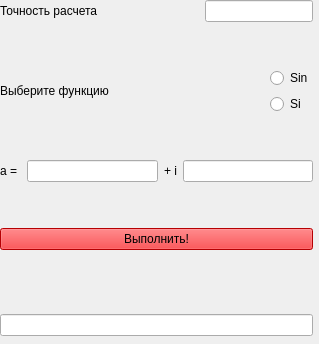
<?xml version="1.0" encoding="UTF-8"?>
<ui version="4.0">
 <class>Interface</class>
 <widget class="QWidget" name="Interface">
  <property name="geometry">
   <rect>
    <x>0</x>
    <y>0</y>
    <width>319</width>
    <height>344</height>
   </rect>
  </property>
  <property name="cursor">
   <cursorShape>ArrowCursor</cursorShape>
  </property>
  <property name="windowTitle">
   <string>Interface</string>
  </property>
  <property name="styleSheet">
   <string notr="true"/>
  </property>
  <widget class="QWidget" name="layoutWidget">
   <property name="geometry">
    <rect>
     <x>0</x>
     <y>0</y>
     <width>313</width>
     <height>336</height>
    </rect>
   </property>
   <layout class="QGridLayout" name="gridLayout_8">
    <item row="0" column="0">
     <layout class="QGridLayout" name="gridLayout_7">
      <item row="0" column="0">
       <layout class="QGridLayout" name="gridLayout_6">
        <item row="1" column="0">
         <spacer name="verticalSpacer_2">
          <property name="orientation">
           <enum>Qt::Vertical</enum>
          </property>
          <property name="sizeHint" stdset="0">
           <size>
            <width>20</width>
            <height>40</height>
           </size>
          </property>
         </spacer>
        </item>
        <item row="2" column="0">
         <layout class="QGridLayout" name="gridLayout_5">
          <item row="0" column="2">
           <widget class="QLabel" name="i_label">
            <property name="text">
             <string>+ i</string>
            </property>
           </widget>
          </item>
          <item row="0" column="3">
           <widget class="QLineEdit" name="im_edit"/>
          </item>
          <item row="0" column="1">
           <widget class="QLineEdit" name="re_edit"/>
          </item>
          <item row="0" column="0">
           <widget class="QLabel" name="a_label">
            <property name="text">
             <string>a = </string>
            </property>
           </widget>
          </item>
         </layout>
        </item>
        <item row="0" column="0">
         <layout class="QGridLayout" name="gridLayout_4">
          <item row="2" column="0">
           <layout class="QGridLayout" name="gridLayout_3">
            <item row="0" column="0">
             <widget class="QLabel" name="choice_label">
              <property name="text">
               <string>Выберите функцию</string>
              </property>
             </widget>
            </item>
            <item row="0" column="2">
             <layout class="QGridLayout" name="gridLayout_2">
              <item row="0" column="0">
               <widget class="QRadioButton" name="sin_but">
                <property name="text">
                 <string>Sin</string>
                </property>
               </widget>
              </item>
              <item row="1" column="0">
               <widget class="QRadioButton" name="si_but">
                <property name="text">
                 <string>Si</string>
                </property>
               </widget>
              </item>
             </layout>
            </item>
            <item row="0" column="1">
             <spacer name="horizontalSpacer_2">
              <property name="orientation">
               <enum>Qt::Horizontal</enum>
              </property>
              <property name="sizeHint" stdset="0">
               <size>
                <width>40</width>
                <height>20</height>
               </size>
              </property>
             </spacer>
            </item>
           </layout>
          </item>
          <item row="0" column="0">
           <layout class="QGridLayout" name="gridLayout">
            <item row="0" column="2">
             <widget class="QLineEdit" name="accure_edit"/>
            </item>
            <item row="0" column="0">
             <widget class="QLabel" name="accur_lable">
              <property name="text">
               <string>Точность расчета</string>
              </property>
             </widget>
            </item>
            <item row="0" column="1">
             <spacer name="horizontalSpacer">
              <property name="orientation">
               <enum>Qt::Horizontal</enum>
              </property>
              <property name="sizeHint" stdset="0">
               <size>
                <width>40</width>
                <height>20</height>
               </size>
              </property>
             </spacer>
            </item>
           </layout>
          </item>
          <item row="1" column="0">
           <spacer name="verticalSpacer">
            <property name="orientation">
             <enum>Qt::Vertical</enum>
            </property>
            <property name="sizeHint" stdset="0">
             <size>
              <width>20</width>
              <height>40</height>
             </size>
            </property>
           </spacer>
          </item>
         </layout>
        </item>
        <item row="3" column="0">
         <spacer name="verticalSpacer_4">
          <property name="orientation">
           <enum>Qt::Vertical</enum>
          </property>
          <property name="sizeHint" stdset="0">
           <size>
            <width>20</width>
            <height>40</height>
           </size>
          </property>
         </spacer>
        </item>
       </layout>
      </item>
      <item row="1" column="0">
       <widget class="QPushButton" name="do_but">
        <property name="styleSheet">
         <string notr="true">background-color: rgb(255, 0, 4);</string>
        </property>
        <property name="text">
         <string>Выполнить!</string>
        </property>
       </widget>
      </item>
     </layout>
    </item>
    <item row="1" column="0">
     <spacer name="verticalSpacer_3">
      <property name="orientation">
       <enum>Qt::Vertical</enum>
      </property>
      <property name="sizeHint" stdset="0">
       <size>
        <width>20</width>
        <height>40</height>
       </size>
      </property>
     </spacer>
    </item>
    <item row="2" column="0">
     <widget class="QLineEdit" name="res_line"/>
    </item>
   </layout>
  </widget>
 </widget>
 <resources/>
 <connections/>
</ui>
